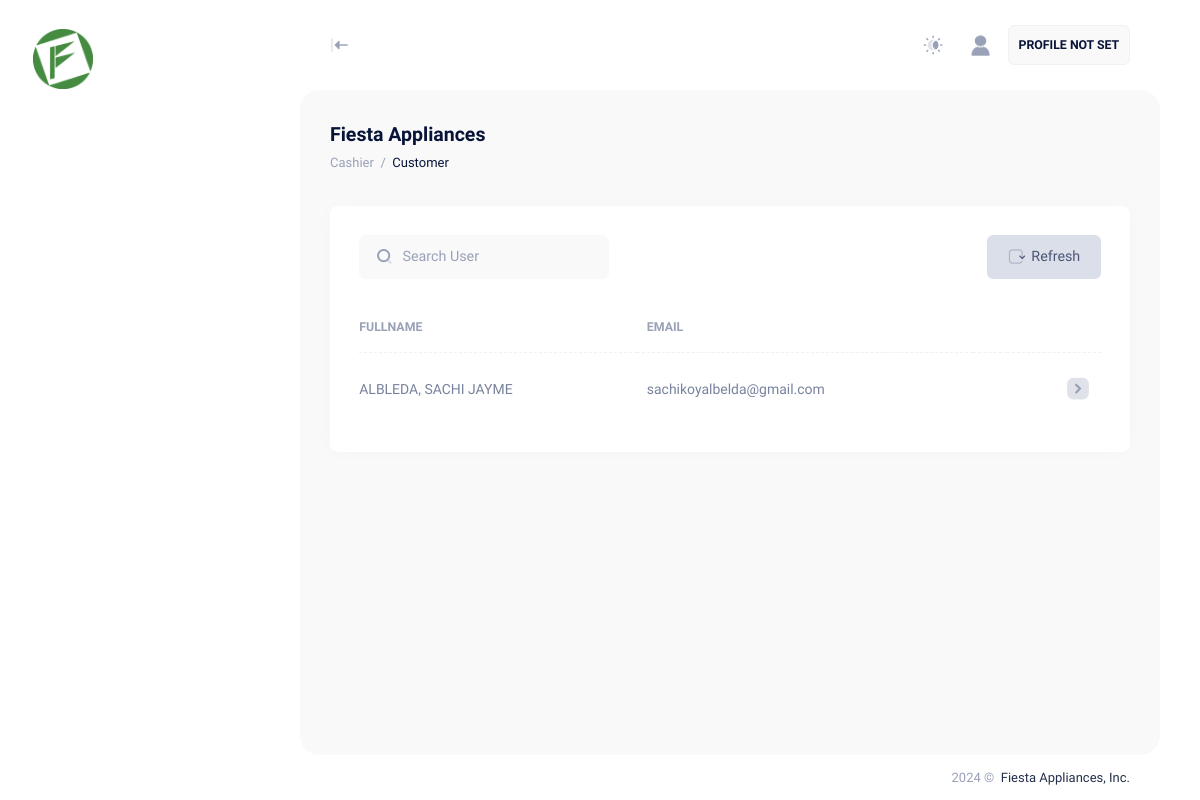
The page /user/cashier/customer.php (signed in) on the database its author committed.
### tables this page shows
CREATE TABLE IF NOT EXISTS `appsysusers` (
  `PK_appsysUsers` int NOT NULL AUTO_INCREMENT COMMENT 'AUTO GENERATED ID PER USER',
  `user_email` varchar(100) DEFAULT NULL COMMENT 'HASHED EMAIL',
  `user_password` longtext COMMENT 'HASHED PASSWORD',
  `user_empId` varchar(255) DEFAULT NULL COMMENT 'USER EMPLOYEE ID',
  `user_recoveryCode` varchar(255) DEFAULT NULL COMMENT 'HASHED RECOVERY CODE',
  `user_activationCode` varchar(255) DEFAULT NULL COMMENT 'HASHED ACTIVATION CODE',
  `user_secret` varchar(255) DEFAULT NULL,
  `isSecret` bit(1) DEFAULT NULL,
  `isActivated` bit(1) DEFAULT NULL,
  `isDisabled` bit(1) DEFAULT NULL,
  `isDeactivated` bit(1) DEFAULT NULL,
  `isAdmin` bit(1) DEFAULT NULL,
  `isCustomer` bit(1) DEFAULT NULL,
  `isBranchManager` bit(1) DEFAULT NULL,
  `isCreditInvestigator` bit(1) DEFAULT NULL,
  `isCreditCoordinator` bit(1) DEFAULT NULL,
  `isCashier` bit(1) DEFAULT NULL,
  `userLastname` longtext,
  `userFirstName` varchar(500) DEFAULT NULL,
  `userMiddleName` varchar(500) DEFAULT NULL,
  `userNickName` varchar(500) DEFAULT NULL,
  `userGender` int DEFAULT NULL,
  `userCivilStatus` varchar(500) DEFAULT NULL,
  `userNationality` varchar(500) DEFAULT NULL,
  `userAge` int DEFAULT NULL,
  `userDateofBirth` date DEFAULT NULL,
  `userPlaceofBirth` longtext,
  `userContactNumber` varchar(500) DEFAULT NULL,
  `userAddress` longtext,
  `userRegionCode` varchar(50) DEFAULT NULL,
  `userRegion` varchar(255) DEFAULT NULL,
  `userProvinceCode` varchar(50) DEFAULT NULL,
  `userProvince` varchar(255) DEFAULT NULL,
  `userCityCode` varchar(50) DEFAULT NULL,
  `userCity` varchar(255) DEFAULT NULL,
  `userBarangayCode` varchar(50) DEFAULT NULL,
  `userBarangay` varchar(255) DEFAULT NULL,
  `userFullName` varchar(500) DEFAULT NULL,
  `isProfileFilled` bit(1) DEFAULT NULL,
  `isSpouseFilled` bit(1) DEFAULT NULL,
  `isHomeOwnershipFilled` bit(1) DEFAULT NULL,
  `isEmploymentFilled` bit(1) DEFAULT NULL,
  `isPersonalPrefFilled` bit(1) DEFAULT NULL,
  `isChildrenFilled` bit(1) DEFAULT NULL,
  `isRelativesFilled` bit(1) DEFAULT NULL,
  `isNeighborFilled` bit(1) DEFAULT NULL,
  `isNew` int DEFAULT NULL,
  `isCiApproved` int DEFAULT NULL,
  `isCoordinatorApproved` int DEFAULT NULL,
  PRIMARY KEY (`PK_appsysUsers`) USING BTREE
);

### user/cashier/customer.php (the view, shortened to what this page needs)
<?php
include '../../app/sessions/CashierSession.php';
try {
    $conn = new PDO("mysql:host=$fa_dbserver;dbname=$fa_dbname", $fa_dbuser, $fa_dbpassword);
    $conn->setAttribute(PDO::ATTR_ERRMODE, PDO::ERRMODE_EXCEPTION);
    $user = $conn->prepare("SELECT * FROM appsysusers WHERE isCustomer = 1");
    $user->execute();
    $cuser = $user->rowCount();
} catch (PDOException $e) {
    echo "Error: " . $e->getMessage();
}
?>
<!DOCTYPE html>
<html lang="en">
<head>
    <link href="../../assets/plugins/custom/leaflet/leaflet.bundle.css" rel="stylesheet" type="text/css" />
    <link href="../../assets/plugins/custom/datatables/datatables.bundle.css" rel="stylesheet" type="text/css" />
    <link href="../../assets/plugins/global/plugins.bundle.css" rel="stylesheet" type="text/css" />
    <link href="../../assets/css/style.bundle.css" rel="stylesheet" type="text/css" />
    <link href="../../assets/css/custom.bundle.css" rel="stylesheet" type="text/css" />
</head>
<body id="kt_body" class="header-fixed header-tablet-and-mobile-fixed toolbar-enabled aside-fixed aside-default-enabled user-select-none">
    <div class="d-flex flex-column flex-root">
        <div class="page d-flex flex-row flex-column-fluid">
            <div id="kt_aside" class="aside aside-default aside-hoverable " data-kt-drawer="true" data-kt-drawer-name="aside" data-kt-drawer-activate="{default: true, lg: false}" data-kt-drawer-overlay="true" data-kt-drawer-width="{default:'200px', '300px': '250px'}" data-kt-drawer-direction="start" data-kt-drawer-toggle="#kt_aside_toggle">
                <div class="aside-logo flex-column-auto px-10 pt-9 pb-5" id="kt_aside_logo">
                    <a href="/">
                        <img alt="Logo" src="../../assets/media/logos/FIESTAAPPL_LOGO.png" width="60px" class="max-h-50px logo-default theme-light-show" />
                    </a>
                </div>
                <div class="aside-menu flex-column-fluid ps-3 pe-1">
                </div>
            </div>
            <div class="wrapper d-flex flex-column flex-row-fluid" id="kt_wrapper">
                <div id="kt_header" class="header " data-kt-sticky="true" data-kt-sticky-name="header" data-kt-sticky-offset="{default: '200px', lg: '300px'}">
                    <div class=" container-fluid  d-flex align-items-stretch justify-content-between">
                        <div class="d-flex align-items-center flex-grow-1 flex-lg-grow-0">
                            <div class="btn btn-icon w-auto ps-0 btn-active-color-primary d-none d-lg-inline-flex me-2 me-lg-5 " data-kt-toggle="true" data-kt-toggle-state="active" data-kt-toggle-target="body" data-kt-toggle-name="aside-minimize">
                                <i class="ki-duotone ki-black-left-line fs-1 rotate-180"><span class="path1"></span><span class="path2"></span></i>
                            </div>
                        </div>
                        <div class="d-flex align-items-stretch justify-content-end flex-lg-grow-1">
                            <div class="d-flex align-items-stretch flex-shrink-0">
                                <div class="d-flex align-items-center ms-1 ms-lg-2">
                                    <a href="#" class="btn btn-icon btn-active-light-primary w-30px h-30px w-md-40px h-md-40px" data-kt-menu-trigger="{default:'click', lg: 'hover'}" data-kt-menu-attach="parent" data-kt-menu-placement="bottom-end">
                                        <i class="ki-duotone ki-night-day theme-light-show fs-1"><span class="path1"></span></i> </a>
                                </div>
                                <div class="d-flex align-items-center ms-2 ms-lg-3" id="kt_header_user_menu_toggle">
                                    <div class="cursor-pointer symbol symbol-35px symbol-lg-35px" data-kt-menu-trigger="{default: 'click', lg: 'hover'}" data-kt-menu-attach="parent" data-kt-menu-placement="bottom-end">
                                        <img alt="Pic" src="../../assets/media/avatars/user-avatar.png" />
                                    </div>
                                </div>
                                <div class="d-flex align-items-center ms-2 ms-lg-3 user_profile">
                                    <div class="border rounded p-3 bg-light fw-bolder">
                                        <div class="d-flex flex-column">
                                            <div class="fw-bold d-flex align-items-center fs-7">
                                                <?php
                                                if ($fullname != "") {
                                                    echo $fullname;
                                                } else {
                                                    echo "PROFILE NOT SET";
                                                }
                                                ?>
                                            </div>
                                        </div>
                                    </div>
                                </div>
                            </div>
                        </div>
                    </div>
                </div>
                <div class="content fs-6 d-flex flex-column flex-column-fluid" id="kt_content">
                    <div class="toolbar" id="kt_toolbar">
                        <div class=" container-fluid  d-flex flex-stack flex-wrap flex-sm-nowrap">
                            <div class="d-flex flex-column align-items-start justify-content-center flex-wrap me-2">
                                <h1 class="text-dark fw-bold my-1 fs-2">
                                    Fiesta Appliances <small class="text-muted fs-6 fw-normal ms-1"></small>
                                </h1>
                                <ul class="breadcrumb fw-semibold fs-base my-1">
                                    <li class="breadcrumb-item text-muted">
                                        Cashier
                                    </li>
                                    <li class="breadcrumb-item text-dark">
                                        <a href="customer.php" class="text-dark">Customer</a>
                                    </li>
                                </ul>
                            </div>
                        </div>
                    </div>
                    <div class="post fs-6 d-flex flex-column-fluid" id="kt_post">
                        <div class="container-fluid">
                            <div class="row g-xl-12">
                                <div class="col-xl-12">
                                    <div class="card">
                                        <div class="card-header border-0 pt-6">
                                            <div class="card-title">
                                                <div class="d-flex align-items-center position-relative my-1">
                                                    <i class="ki-duotone ki-magnifier fs-3 position-absolute ms-5"><span class="path1"></span><span class="path2"></span></i> <input type="text" data-kt-customer-table-filter="search" class="form-control form-control-solid w-250px ps-13" placeholder="Search User" />
                                                </div>
                                            </div>
                                            <div class="card-toolbar">
                                                <div class="d-flex justify-content-end gap-3 flex-wrap">
                                                    <a href="" class="btn btn-secondary d-flex align-items-center">
                                                        <i class="ki-duotone ki-arrow-circle-right fs-2">
                                                            <span class="path1"></span>
                                                        </i>
                                                        <span>Refresh</span>
                                                    </a>
                                                </div>
                                            </div>
                                        </div>
                                        <div class="card-body py-4">
                                            <table class="table align-middle table-row-dashed fs-6 gy-5" id="tb_customer">
                                                <thead>
                                                    <tr class="text-start text-muted fw-bold fs-7 text-uppercase gs-0">
                                                        <th>Fullname</th>
                                                        <th>Email</th>
                                                        <th></th>
                                                        <th></th>
                                                    </tr>
                                                </thead>
                                                <tbody class="text-gray-600 fw-semibold">
                                                    <?php if ($cuser > 0) { ?>
                                                        <?php while ($ruser = $user->fetch(PDO::FETCH_ASSOC)) { ?>
                                                            <tr>
                                                                <td>
                                                                    <?php if ($ruser["userFullName"] != "") { ?>
                                                                        <?php echo $ruser["userFullName"]; ?>
                                                                    <?php } else { ?>
                                                                        PROFILE NOT SET
                                                                    <?php } ?>
                                                                </td>
                                                                <td><?php echo $ruser["user_email"]; ?></td>
                                                                <td></td>
                                                                <td class="text-end datainput">
                                                                    <div class="d-flex justify-content-end gap-2">
                                                                        <a href="customer-view.php?uid=<?php echo $ruser["PK_appsysUsers"]; ?>" class="tableaction-hover rounded pt-2 pb-1 ps-3 pe-3">
                                                                            <i class="ki-duotone ki-right-square fs-2x">
                                                                                <span class="path1"></span>
                                                                            </i>
                                                                        </a>
                                                                    </div>
                                                                </td>
                                                            </tr>
                                                        <?php } ?>
                                                    <?php } ?>
                                                </tbody>
                                            </table>
                                        </div>
                                    </div>
                                </div>
                            </div>
                        </div>
                    </div>
                </div>
                <div class="footer py-4 d-flex flex-lg-column user-select-none" id="kt_footer">
                    <div class="container-fluid d-flex flex-column justify-content-end flex-md-row flex-stack">
                        <div class="text-dark order-2 order-md-1">
                            <span class="text-muted fw-semibold me-1">
                                 &copy;
                            </span>
                            <span class="text-gray-800 text-hover-primary">Fiesta Appliances, Inc.</span>
                        </div>
                    </div>
                </div>
            </div>
        </div>
    </div>
</body>
</html>

### assets/css/custom.bundle.css (style rules this page uses)
body { font-family: "Quicksand", sans-serif; font-optical-sizing: auto; }

### rows shown on the page
appsysusers: userFullName "ALBLEDA, SACHI JAYME", user_email "sachikoyalbelda@gmail.com"
